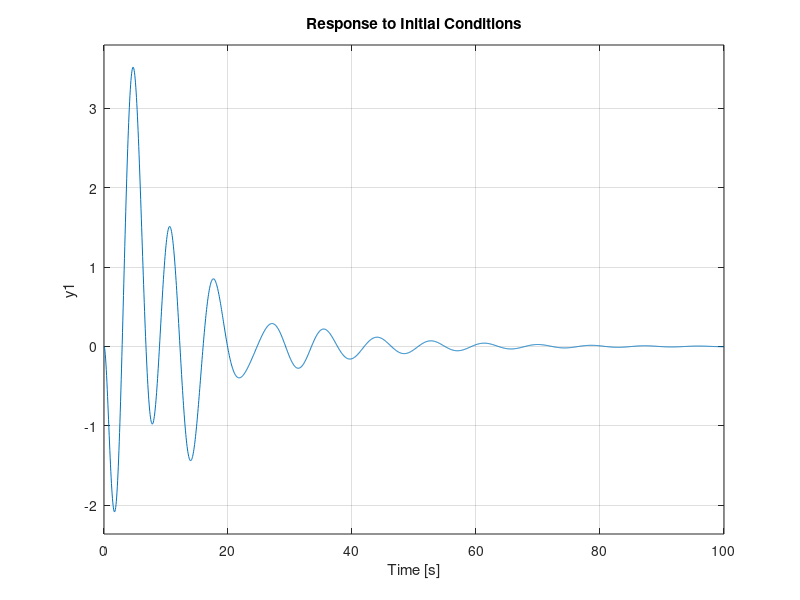
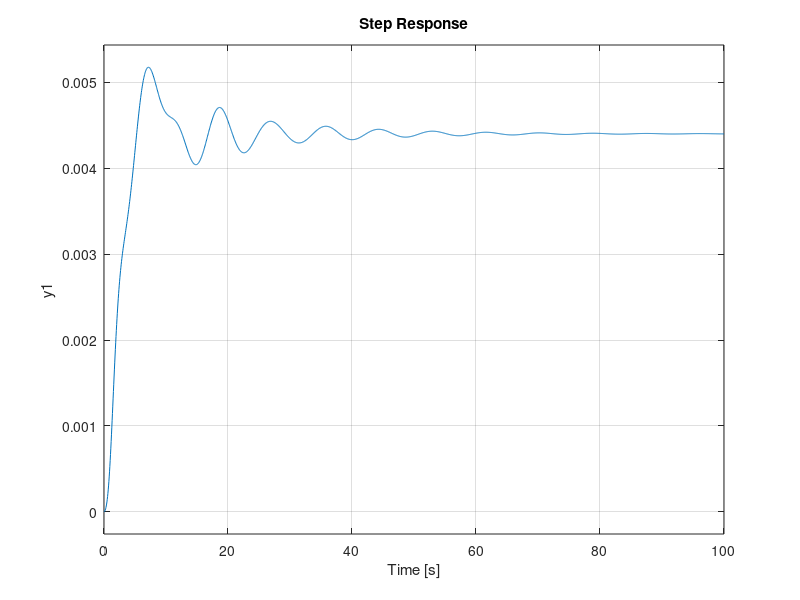
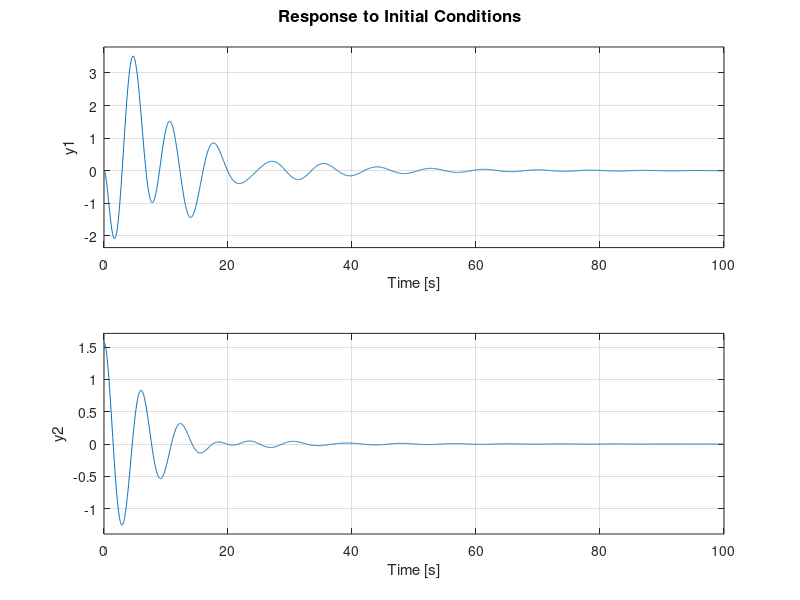
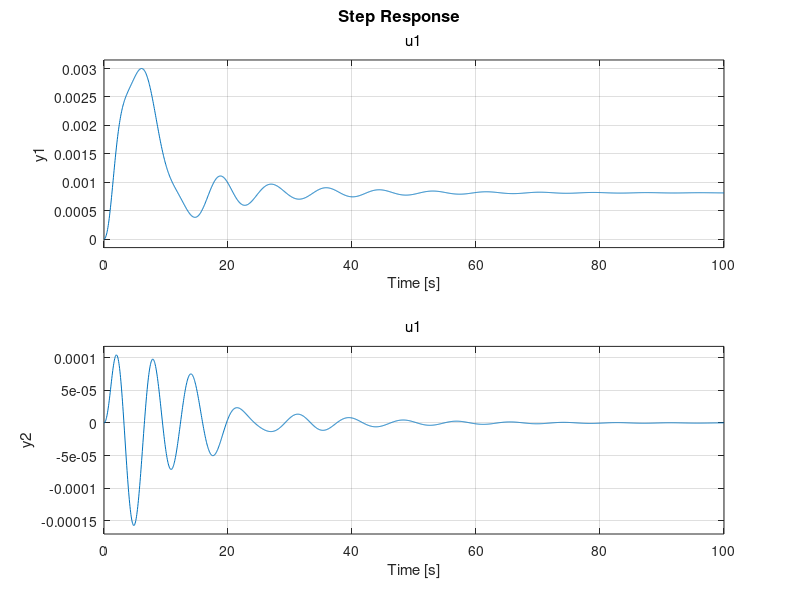

The MATLAB source for these figures, in order:
A = [0 1 0 0 0 0; 
     0 0 -1 0 -1 0; 
     0 0 0 1 0 0; 
     0 0 -11/20 0 -1/20 0; 
     0 0 0 0 0 1; 
     0 0 -1/10 0 -11/10 0];
 
B = [0; 1/1000; 0; 1/20000; 0; 1/10000];
C1 = [1 0 0 0 0 0]; %for x as output
C2 = [1 0 0 0 0 0; 0 0 0 0 1 0]; %for x and theta2 as output
C3 = [1 0 0 0 0 0 ;0 0 1 0 0 0; 0 0 0 0 1 0]; % for x, theta1 and theta2 as output
D = zeros(1,1);

Q = [1000 0 0 0 0 0;
     0 10 0 0 0 0;
     0 0 10000 0 0 0;
     0 0 0 100000 0 0;
     0 0 0 0 10000 0;
     0 0 0 0 0 100000];
R = 0.01*ones(1,1);


[K,P,e] = lqr(A,B,Q,R);
X0 = [0; 0; 0; 0; 3.142/2; 0; 0; 0; 0; 0; 0; 0];
p = [-1 -2 -3 -4 -5 -6]; % Poles matrix
L1 = place(A', C1', p)'
L2 = place(A', C2', p)';
L3 = place(A', C3', p)';

Ac1 = [(A-B*K) B*K; zeros(size(A)) (A-L1*C1)];
Bc1 = [B;B]; % Taking Bd = Bk = B
Cc1 = [C1 zeros(size(C1))];

Ac2 = [(A-B*K) B*K; zeros(size(A)) (A-L2*C2)];
Bc2 = [B;B];
Cc2 = [C2 zeros(size(C2))];

Ac3 = [(A-B*K) B*K; zeros(size(A)) (A-L3*C3)];
Bc3 = [B;B]; 
Cc3 = [C3 zeros(size(C3))];
sys1 = ss(Ac1, Bc1, Cc1, D);
figure
initial(sys1,X0)
figure
step(sys1)

sys2 = ss(Ac2, Bc2, Cc2, D);
figure
initial(sys2,X0)
figure
step(sys2)

sys3 = ss(Ac3, Bc3, Cc3, D);
figure
initial(sys3,X0)
figure
step(sys3)



